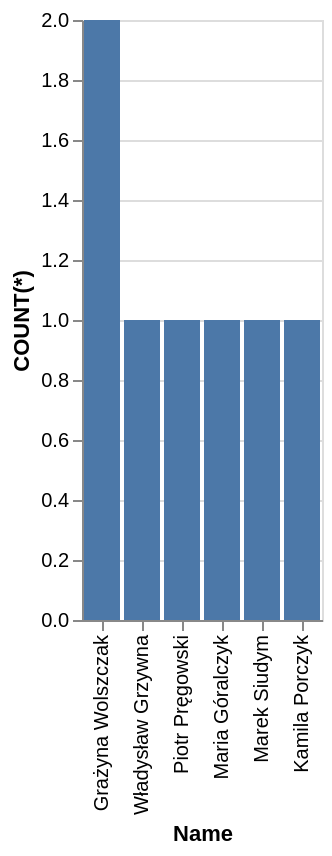

The specification (Vega-Lite) saved for this image:
### Vega-Lite specification from a JSON file in a GitHub repository (floating-point values rounded to 4 significant figures)
{"data": {"values": [{"x_data": "Grażyna Wolszczak", "y_data": 2}, {"x_data": "Władysław Grzywna", "y_data": 1}, {"x_data": "Piotr Pręgowski", "y_data": 1}, {"x_data": "Maria Góralczyk", "y_data": 1}, {"x_data": "Marek Siudym", "y_data": 1}, {"x_data": "Kamila Porczyk", "y_data": 1}]}, "mark": "bar", "encoding": {"x": {"field": "x_data", "type": "nominal", "title": "Name", "sort": {"op": "sum", "field": "y_data", "order": "descending"}}, "y": {"field": "y_data", "type": "quantitative", "title": "COUNT(*)"}}}
